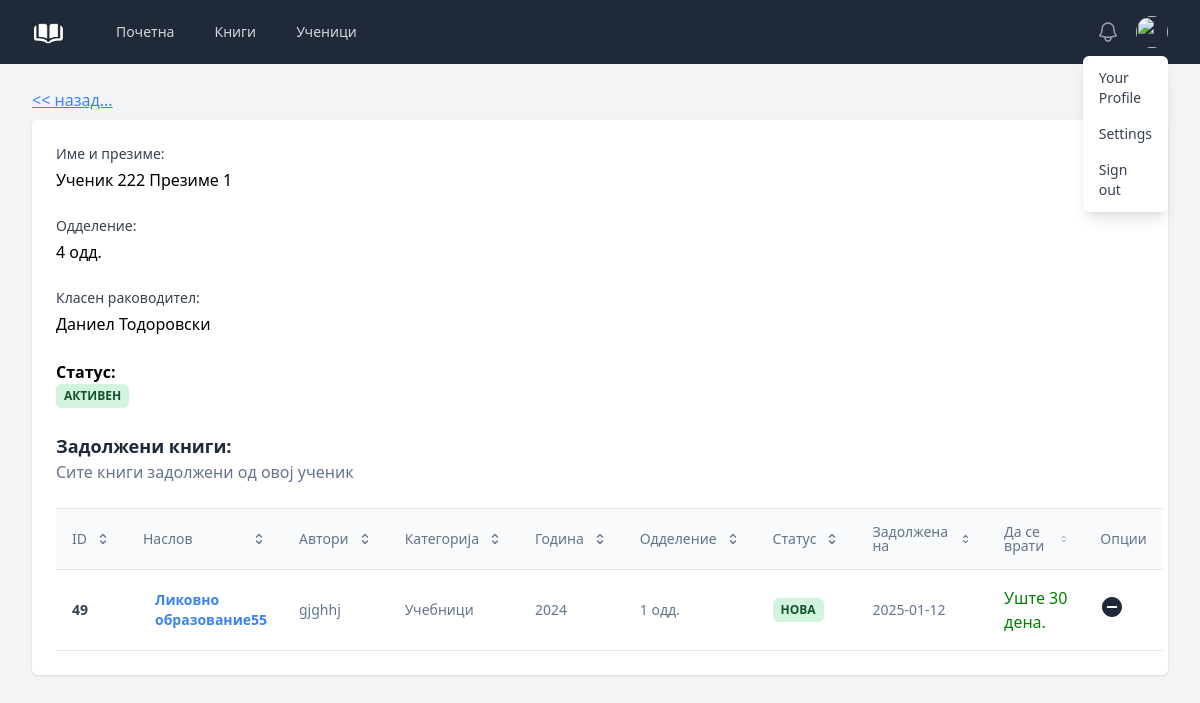
Screenshot of /biblioteka/razdolzi?id=1 with the database file from the repository.
### tables this page shows
CREATE TABLE `ucenici` (
  `id` int(11) NOT NULL,
  `bid` varchar(5) DEFAULT NULL,
  `ucenikIme` varchar(255) NOT NULL,
  `ucenikPrezime` varchar(255) NOT NULL,
  `ucenikEmail` varchar(255) DEFAULT NULL,
  `odd_id` int(11) NOT NULL,
  `klasen` varchar(255) NOT NULL,
  `stat` int(11) NOT NULL,
  `zabeleska` text NOT NULL
);

CREATE TABLE `knigi` (
  `id` int(11) NOT NULL,
  `imeKniga` varchar(255) NOT NULL,
  `objasnuvanje` text NOT NULL,
  `slika` varchar(255) DEFAULT NULL,
  `tiraz` int(11) NOT NULL,
  `kategorija` int(11) NOT NULL,
  `avtori` varchar(255) NOT NULL,
  `izdavac` varchar(255) NOT NULL,
  `godina` int(11) NOT NULL,
  `oddelenie` int(11) NOT NULL,
  `cena` int(11) NOT NULL,
  `stat` int(11) NOT NULL,
  `z_id` int(11) NOT NULL
);

CREATE TABLE `zadolzi` (
  `id` int(11) NOT NULL,
  `kniga_id` int(11) NOT NULL,
  `ucenik_id` int(11) NOT NULL,
  `stat` int(11) NOT NULL,
  `zemena` date NOT NULL,
  `vratena` date DEFAULT NULL,
  `dase_vrati` date DEFAULT NULL
);

### views/razdolzi.view.php (the view, shortened to what the rows shown need)
<?php
require('partials/head.php') ?>
<?php require('partials/nav.php') ?>
<main>
    <div class="mx-auto max-w-7xl py-6 sm:px-6 lg:px-8">
        <div class="md:grid md:grid-cols-3 md:gap-6">
            <div class="mt-5 md:col-span-5 md:mt-0">
            <p class="mb-2">
            <a href="<?= realUrl('korisnici') ?>" class="text-blue-500 underline"><< назад...</a>
        </p>
                <form method="POST" enctype="multipart/form-data">
                    <div class="shadow sm:overflow-hidden sm:rounded-md">
                        <div class="space-y-6 bg-white px-4 py-5 sm:p-6">
                        <div>
                                <label
                                    for="imeKniga"
                                    class="block text-sm font-medium text-gray-700"
                                >Име и презиме:</label>
                                <div class="mt-1">
                                <?= htmlspecialchars($note['ucenikIme']) ?> <?= htmlspecialchars($note['ucenikPrezime']) ?>
                                </div>
                            </div>
                            <div>
                                <label
                                    for="imeKniga"
                                    class="block text-sm font-medium text-gray-700"
                                >Одделение:</label>
                                <div class="mt-1">
                                <?= htmlspecialchars($note['odd_id']) ?> одд.
                                </div>
                            </div>
                            <div>
                                <label
                                    for="imeKniga"
                                    class="block text-sm font-medium text-gray-700"
                                >Класен раководител:</label>
                                <div class="mt-1">
                                <?= htmlspecialchars($note['klasen']) ?>
                                </div>
                            </div>
                            <div class="w-max">
                                <b>Статус: </b>
                                <?php
                                    if($note['stat'] === 0){
                                        echo "<div
                                        class='relative grid items-center px-2 py-1 font-sans text-xs font-bold text-green-900 uppercase rounded-md select-none whitespace-nowrap bg-green-500/20'>
                                        <span class=''>Активен</span>
                                        </div>";
                                    }else if($note['stat'] === 1){
                                        echo "<div
                                        class='relative grid items-center px-2 py-1 font-sans text-xs font-bold text-green-900 uppercase rounded-md select-none whitespace-nowrap bg-yellow-500/20'>
                                        <span class=''>Неактивен</span>
                                        </div>";
                                    }else if($note['stat'] === 2){
                                        echo "<div
                                        class='relative grid items-center px-2 py-1 font-sans text-xs font-bold text-green-900 uppercase rounded-md select-none whitespace-nowrap bg-red-500/20'>
                                        <span class=''>Баниран</span>
                                        </div>";
                                    }
                                ?>
                            </div>
                            <div class="w-max">
                            <div class="flex items-center justify-between ">
               <div>
               <h3 class="text-lg font-semibold text-slate-800">Задолжени книги: </h3>
               <p class="text-slate-500">Сите книги задолжени од овој ученик</p>
               </div>
           </div>
       </div>
       <div class="p-0">
        <table class="w-full mt-4 text-left table-auto">
           <thead>
               <tr>
               <th
                   class="p-4 transition-colors cursor-pointer border-y border-slate-200 bg-slate-50 hover:bg-slate-100">
                   <p
                   class="flex items-center justify-between gap-2 font-sans text-sm font-normal leading-none text-slate-500">
                   ID
                   <svg xmlns="http://www.w3.org/2000/svg" fill="none" viewBox="0 0 24 24" stroke-width="2"
                       stroke="currentColor" aria-hidden="true" class="w-4 h-4">
                       <path stroke-linecap="round" stroke-linejoin="round"
                       d="M8.25 15L12 18.75 15.75 15m-7.5-6L12 5.25 15.75 9"></path>
                   </svg>
                   </p>
               </th>
               <th
                   class="p-4 transition-colors cursor-pointer border-y border-slate-200 bg-slate-50 hover:bg-slate-100">
                   <p
                   class="flex items-center justify-between gap-2 font-sans text-sm font-normal leading-none text-slate-500">
                   Наслов
                   <svg xmlns="http://www.w3.org/2000/svg" fill="none" viewBox="0 0 24 24" stroke-width="2"
                       stroke="currentColor" aria-hidden="true" class="w-4 h-4">
                       <path stroke-linecap="round" stroke-linejoin="round"
                       d="M8.25 15L12 18.75 15.75 15m-7.5-6L12 5.25 15.75 9"></path>
                   </svg>
                   </p>
               </th>
               <th
                   class="p-4 transition-colors cursor-pointer border-y border-slate-200 bg-slate-50 hover:bg-slate-100">
                   <p
                   class="flex items-center justify-between gap-2 font-sans text-sm  font-normal leading-none text-slate-500">
                   Автори
                   <svg xmlns="http://www.w3.org/2000/svg" fill="none" viewBox="0 0 24 24" stroke-width="2"
                       stroke="currentColor" aria-hidden="true" class="w-4 h-4">
                       <path stroke-linecap="round" stroke-linejoin="round"
                       d="M8.25 15L12 18.75 15.75 15m-7.5-6L12 5.25 15.75 9"></path>
                   </svg>
                   </p>
               </th>
               <th
                   class="p-4 transition-colors cursor-pointer border-y border-slate-200 bg-slate-50 hover:bg-slate-100">
                   <p
                   class="flex items-center justify-between gap-2 font-sans text-sm  font-normal leading-none text-slate-500">
                   Категорија
                   <svg xmlns="http://www.w3.org/2000/svg" fill="none" viewBox="0 0 24 24" stroke-width="2"
                       stroke="currentColor" aria-hidden="true" class="w-4 h-4">
                       <path stroke-linecap="round" stroke-linejoin="round"
                       d="M8.25 15L12 18.75 15.75 15m-7.5-6L12 5.25 15.75 9"></path>
                   </svg>
                   </p>
               </th>
               <th
                   class="p-4 transition-colors cursor-pointer border-y border-slate-200 bg-slate-50 hover:bg-slate-100">
                   <p
                   class="flex items-center justify-between gap-2 font-sans text-sm  font-normal leading-none text-slate-500">
                   Година
                   <svg xmlns="http://www.w3.org/2000/svg" fill="none" viewBox="0 0 24 24" stroke-width="2"
                       stroke="currentColor" aria-hidden="true" class="w-4 h-4">
                       <path stroke-linecap="round" stroke-linejoin="round"
                       d="M8.25 15L12 18.75 15.75 15m-7.5-6L12 5.25 15.75 9"></path>
                   </svg>
                   </p>
               </th>
               <th
                   class="p-4 transition-colors cursor-pointer border-y border-slate-200 bg-slate-50 hover:bg-slate-100">
                   <p
                   class="flex items-center justify-between gap-2 font-sans text-sm  font-normal leading-none text-slate-500">
                   Одделение
                   <svg xmlns="http://www.w3.org/2000/svg" fill="none" viewBox="0 0 24 24" stroke-width="2"
                       stroke="currentColor" aria-hidden="true" class="w-4 h-4">
                       <path stroke-linecap="round" stroke-linejoin="round"
                       d="M8.25 15L12 18.75 15.75 15m-7.5-6L12 5.25 15.75 9"></path>
                   </svg>
                   </p>
               </th>
               <th
                   class="p-4 transition-colors cursor-pointer border-y border-slate-200 bg-slate-50 hover:bg-slate-100">
                   <p
                   class="flex items-center justify-between gap-2 font-sans text-sm  font-normal leading-none text-slate-500">
                   Статус
                   <svg xmlns="http://www.w3.org/2000/svg" fill="none" viewBox="0 0 24 24" stroke-width="2"
                       stroke="currentColor" aria-hidden="true" class="w-4 h-4">
                       <path stroke-linecap="round" stroke-linejoin="round"
                       d="M8.25 15L12 18.75 15.75 15m-7.5-6L12 5.25 15.75 9"></path>
                   </svg>
                   </p>
               </th>
                   <th
                           class="p-4 transition-colors cursor-pointer border-y border-slate-200 bg-slate-50 hover:bg-slate-100">
                       <p
                               class="flex items-center justify-between gap-2 font-sans text-sm  font-normal leading-none text-slate-500">
                          Задолжена на
                           <svg xmlns="http://www.w3.org/2000/svg" fill="none" viewBox="0 0 24 24" stroke-width="2"
                                stroke="currentColor" aria-hidden="true" class="w-4 h-4">
                               <path stroke-linecap="round" stroke-linejoin="round"
                                     d="M8.25 15L12 18.75 15.75 15m-7.5-6L12 5.25 15.75 9"></path>
                           </svg>
                       </p>
                   </th>
                   <th
                           class="p-4 transition-colors cursor-pointer border-y border-slate-200 bg-slate-50 hover:bg-slate-100">
                       <p
                               class="flex items-center justify-between gap-2 font-sans text-sm  font-normal leading-none text-slate-500">
                           Да се врати
                           <svg xmlns="http://www.w3.org/2000/svg" fill="none" viewBox="0 0 24 24" stroke-width="2"
                                stroke="currentColor" aria-hidden="true" class="w-4 h-4">
                               <path stroke-linecap="round" stroke-linejoin="round"
                                     d="M8.25 15L12 18.75 15.75 15m-7.5-6L12 5.25 15.75 9"></path>
                           </svg>
                       </p>
                   </th>
               <th
                   class="p-4 transition-colors cursor-pointer border-y border-slate-200 bg-slate-50 hover:bg-slate-100">
                   <p
                   class="flex items-center justify-between gap-2 font-sans text-sm  font-normal leading-none text-slate-500">Опции
                   </p>
               </th>
               </tr>
           </thead>
      <?php     $page = isset($_GET['strana'])?intval($_GET['strana']-1):0;
?>
           <tbody>
         <?php foreach (array_slice($knigi, $page*$per_page, $per_page) as $kniga) : ?>
               <tr>
               <td class="p-4 border-b border-slate-200">
                   <div class="flex flex-col">
                   <p class="text-sm font-semibold text-slate-700">
                   <?= $kniga['id'] ?>
                   </p>
                   </div>
               </td>
               <td class="p-4 border-b border-slate-200">
                   <div class="flex items-center gap-3">
                   <div class="flex flex-col">
                       <p class="text-sm font-semibold text-slate-700">
                          <a href="./kniga?id=<?= $kniga['id'] ?>"  class="text-blue-500 hover:underline">
                          <?= htmlspecialchars($kniga['imeKniga']) ?> </a>
                        </p>
                   </div>
                   </div>
               </td>
               <td class="p-4 border-b border-slate-200" style="width:150px">
                   <div class="flex flex-col">
                   <p
                       class="text-sm text-slate-500">
                       <?= htmlspecialchars($kniga['avtori']) ?>
                   </p>
                   </div>
               </td>
               <td class="p-4 border-b border-slate-200">
                   <p class="text-sm text-slate-500">
                    <?= $kniga['kategorija'] === 0 ? 'Учебници' : '' ?>
                   </p>
               </td>
               <td class="p-4 border-b border-slate-200">
                   <p class="text-sm text-slate-500">
                   <?= htmlspecialchars($kniga['godina']) ?>
                   </p>
               </td>
               <td class="p-4 border-b border-slate-200">
                   <p class="text-sm text-slate-500">
                   <?= htmlspecialchars($kniga['oddelenie']) ?> одд.
                   </p>
               </td>
               <td class="p-4 border-b border-slate-200">
                   <div class="w-max">
                   <?php if ($kniga['stat'] === 0) : ?>
                   <div
                       class="relative grid items-center px-2 py-1 font-sans text-xs font-bold text-green-900 uppercase rounded-md select-none whitespace-nowrap bg-green-500/20">
                       <span class="">нова</span>
                   </div>
                    <?php endif;?>
                   </div>
               </td>
                   <td class="p-4 border-b border-slate-200">
                       <p class="text-sm text-slate-500">
                           <?= $zadolzena['zemena'] ?>
                       </p>
                   </td>
                   <td class="p-4 border-b border-slate-200">
                       <p class="text-sm text-slate-500">
                           <?php
                            echo dateDiffInDays(date("Y-m-d"), $zadolzena['dase_vrati']);
                           ?>
                       </p>
                   </td>
               <td class="p-4 border-b border-slate-200">
                   <button onclick="return confirm('Дали сте сигурни?');" id="razdolzi" type="submit" >
                   </button>
               </td>
               </tr>
        <?php endforeach; ?>
           </tbody>
           </table>
                    </div>
                </form>
            </div>
        </div>
    </div>
</main>
<?php require('partials/footer.php') ?>

### functions.php (shortened to what the rows shown need)
<?php
function realUrl($goTo = '/biblioteka/'){
    $uri = "/biblioteka/".$goTo;
    return $uri;
}
function dateDiffInDays($date1, $date2)
{
    if (strtotime($date2) < strtotime($date1)) {
        $diff = strtotime($date2) - strtotime($date1);
    if (abs(round($diff / 86400)) != 1) {
        $mp = "а";
    }else{
        $mp= "";
    }
    return "<p style='color: red'>+" .abs(round($diff / 86400)). " ден".$mp.".</p>";
        }else{
        $diff = strtotime($date2) - strtotime($date1);
        if (abs(round($diff / 86400)) != 1) {
            $mp = "а";
        }else{
            $mp= "";
        }
        return "<p style='color: green'>Уште " .abs(round($diff / 86400)). " ден".$mp.".</p>";
    }
}

### rows the page displays
ucenici: ucenikIme "Ученик 222", ucenikPrezime "Презиме 1", odd "4", klasen "Даниел Тодоровски"
knigi: id "49", imeKniga "Ликовно образование55", avtori "gjghhj", kategorija "Учебници", godina "2024", oddelenie "1", stat "НОВА"
zadolzi: zemena "2025-01-12", abs(round($diff / 86400)) "30", mp "а"
